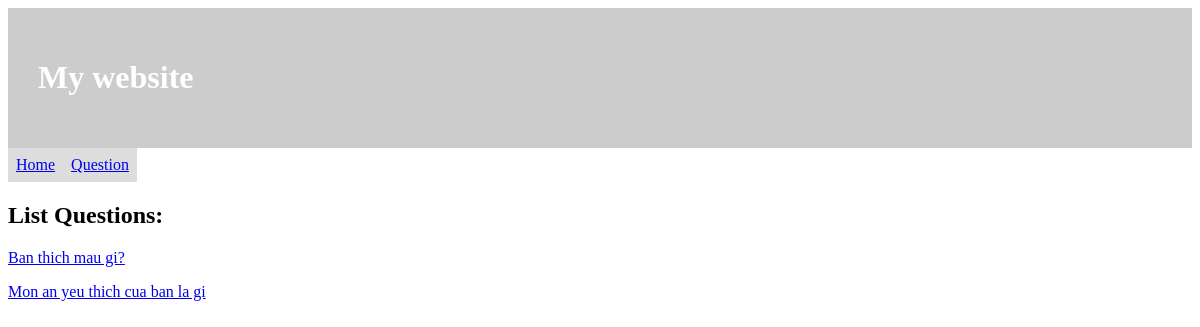
/polls/questions, run on an earlier commit of the app's database.
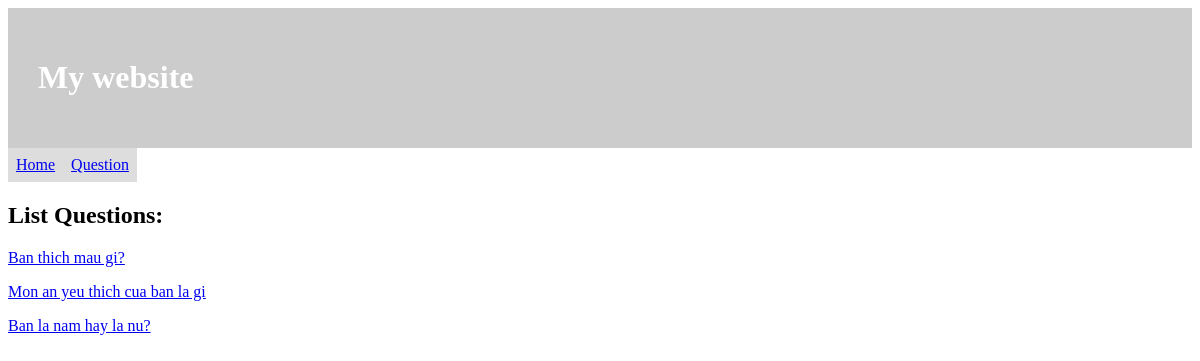
And on a later commit of the database.
### polls/models.py (models this page shows)
class Question(models.Model):
    question_text = models.CharField(max_length=200)
    time_public = models.DateTimeField()

### polls/views.py (the view)
# urls.py: path('questions', views.showQuestions, name="questions"),
def showQuestions(req):
    questions = Question.objects.all()
    data_questions = {"questions": questions}
    return render(req, "polls/question_list.html", data_questions)

### polls/templates/polls/question_list.html
{% extends 'polls/base.html' %}
{% block my-content %}
    <h2>List Questions:</h2>
    {% if questions %}
        {% for q in questions %}
            <p><a href="{% url 'polls_route:answer_question' q.id %}">{{q.question_text}}</a></p>
        {% endfor %}
    {% else %}
        <h3 style="color:red;">No data</h3>
    {% endif %}
{% endblock %}

What changed in the data, as far as the page shows it:
added Question: question_text "Ban la nam hay la nu?"
